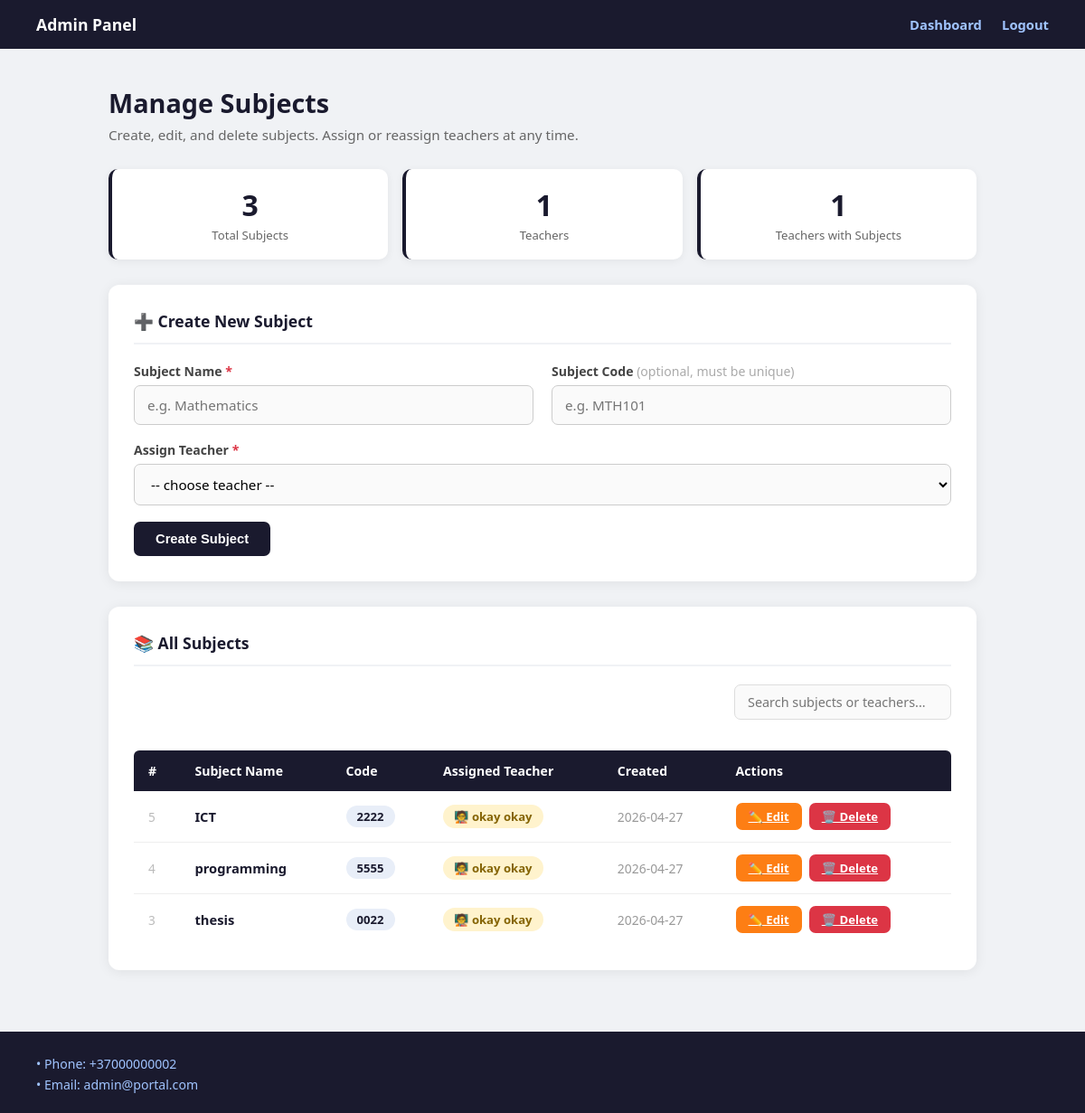
Before: /manage_subjects.php (signed in) with the older database file.
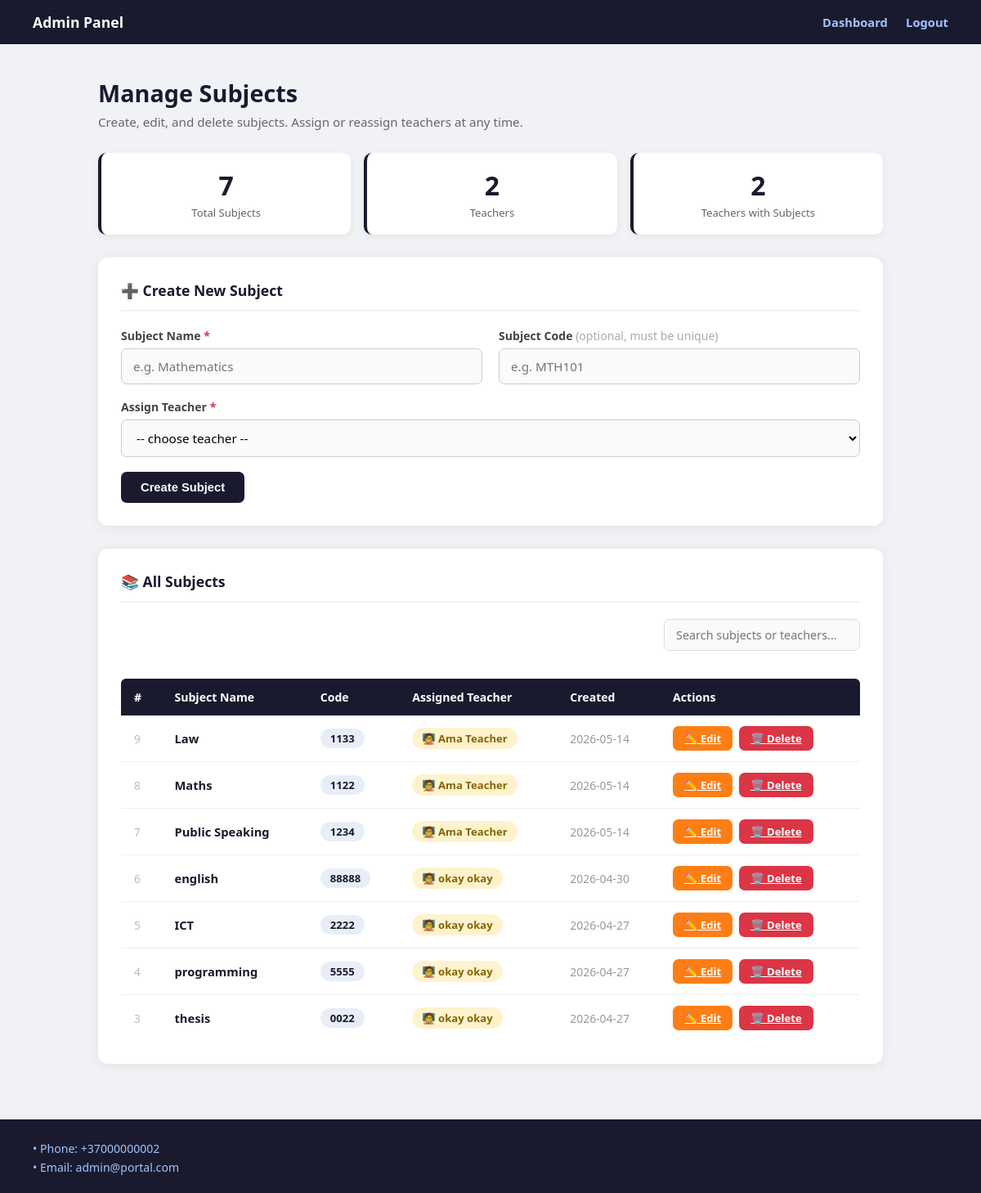
After: the same page with the newer database file.
### tables this page shows
CREATE TABLE `subjects` (
  `id` int(11) NOT NULL,
  `subject_name` varchar(100) NOT NULL,
  `subject_code` varchar(20) DEFAULT NULL,
  `teacher_id` int(11) NOT NULL,
  `created_at` timestamp NOT NULL DEFAULT current_timestamp()
);

CREATE TABLE `users` (
  `id` int(11) NOT NULL COMMENT 'Unique ID for each user',
  `username` varchar(50) NOT NULL COMMENT 'User''s login name',
  `password` varchar(255) NOT NULL COMMENT 'User''s password',
  `name` varchar(100) DEFAULT NULL COMMENT 'User''s first name',
  `surname` varchar(100) DEFAULT NULL COMMENT 'User''s last name',
  `birth_year` year(4) DEFAULT NULL COMMENT 'User''s year of birth',
  `description` text DEFAULT NULL COMMENT 'A long text about the user',
  `photo` varchar(255) DEFAULT NULL COMMENT 'The file path of the user''s photo',
  `role` enum('student','teacher') NOT NULL DEFAULT 'student'
);

### manage_subjects.php (the view, shortened to what the changed rows need)
<?php
require_once 'config.php';
$teachers = [];
$res = $conn->query("SELECT id, username, name, surname FROM users WHERE role = 'teacher' ORDER BY username ASC");
while ($row = $res->fetch_assoc()) $teachers[] = $row;
$sql = "SELECT s.id, s.subject_name, s.subject_code, s.created_at,
               u.username AS teacher_username, u.name AS teacher_name, u.surname AS teacher_surname
        FROM subjects s
        JOIN users u ON u.id = s.teacher_id
        ORDER BY s.id DESC";
$subjects_res = $conn->query($sql);
$subjects = [];
while ($row = $subjects_res->fetch_assoc()) $subjects[] = $row;
?>
<!DOCTYPE html>
<html lang="en">
<head>
</head>
<body>
<div class="container">
    <div class="page-title">
        <h1>Manage Subjects</h1>
    </div>
    <div class="stats-bar">
        <div class="stat">
            <div class="num"><?php echo count($subjects); ?></div>
            <div class="lbl">Total Subjects</div>
        </div>
        <div class="stat">
            <div class="num"><?php echo count($teachers); ?></div>
            <div class="lbl">Teachers</div>
        </div>
        <div class="stat">
            <div class="num"><?php echo count(array_unique(array_column($subjects, 'teacher_username'))); ?></div>
            <div class="lbl">Teachers with Subjects</div>
        </div>
    </div>
    <div class="card">
        <h2>➕ Create New Subject</h2>
    </div>
    <div class="card">
        <h2>📚 All Subjects</h2>
        <?php if (count($subjects) === 0): ?>
            <div class="empty">
                <div class="icon">📭</div>
                <p>No subjects have been created yet.</p>
            </div>
        <?php else: ?>
        <table id="subjectsTable">
            <thead>
                <tr>
                    <th>#</th>
                    <th>Subject Name</th>
                    <th>Code</th>
                    <th>Assigned Teacher</th>
                    <th>Created</th>
                    <th>Actions</th>
                </tr>
            </thead>
            <tbody>
                <?php foreach ($subjects as $row):
                    $teacher_full  = trim(($row['teacher_name'] ?? '') . ' ' . ($row['teacher_surname'] ?? ''));
                    $teacher_label = $teacher_full ?: $row['teacher_username'];
                ?>
                <tr>
                    <td style="color:#bbb;font-size:0.85rem;"><?php echo (int)$row['id']; ?></td>
                    <td><span class="subject-name"><?php echo htmlspecialchars($row['subject_name']); ?></span></td>
                    <td>
                        <?php if (!empty($row['subject_code'])): ?>
                            <span class="code-badge"><?php echo htmlspecialchars($row['subject_code']); ?></span>
                        <?php else: ?>
                            <span class="code-none">—</span>
                        <?php endif; ?>
                    </td>
                    <td><span class="teacher-badge">🧑‍🏫 <?php echo htmlspecialchars($teacher_label); ?></span></td>
                    <td class="date-cell"><?php echo htmlspecialchars(substr($row['created_at'], 0, 10)); ?></td>
                    <td>
                        <div class="actions">
                            <a href="manage_subjects.php?edit_id=<?php echo (int)$row['id']; ?>" class="btn btn-warning btn-sm">✏️ Edit</a>
                            <a href="manage_subjects.php?delete_id=<?php echo (int)$row['id']; ?>"
                               class="btn btn-danger btn-sm"
                               onclick="return confirm('Delete subject \'<?php echo htmlspecialchars(addslashes($row['subject_name'])); ?>\'?\n\nThis will also remove all enrollments, attendance records, and grades linked to this subject. This cannot be undone.')">
                               🗑️ Delete
                            </a>
                        </div>
                    </td>
                </tr>
                <?php endforeach; ?>
            </tbody>
        </table>
        <?php endif; ?>
    </div>
</div>
</body>
</html>

Changed rows visible on the page:
added subjects: id "9", subject_name "Law", subject_code "1133", teacher.username "Ama Teacher", created_at "2026-05-14"
added subjects: id "8", subject_name "Maths", subject_code "1122", teacher.username "Ama Teacher", created_at "2026-05-14"
added subjects: id "7", subject_name "Public Speaking", subject_code "1234", teacher.username "Ama Teacher", created_at "2026-05-14"
added subjects: id "6", subject_name "english", subject_code "88888", teacher.surname "okay okay", created_at "2026-04-30"
Other visible differences:
count($subjects): "3" → "7"
count($teachers): "1" → "2"
count(array_unique(array_column($subjects, 'teacher_username'))): "1" → "2"
